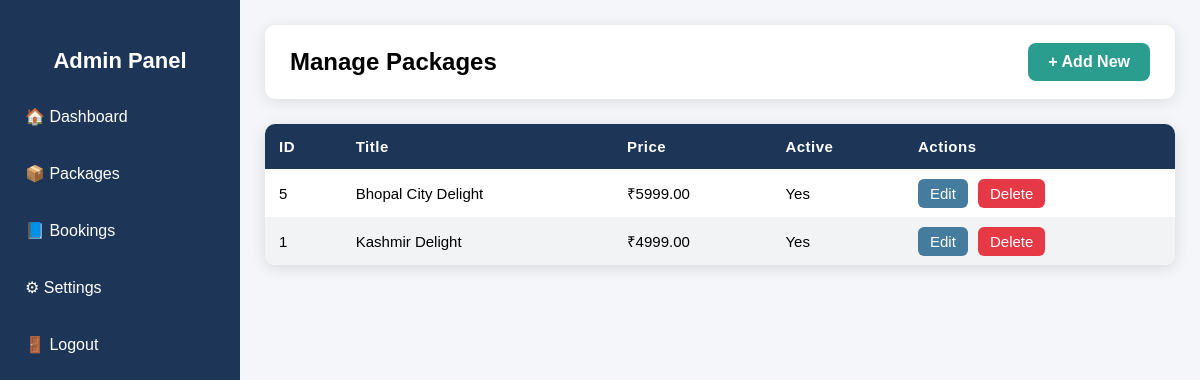
The app's page /admin/packages_list.php (signed in) with its own data.
### tables this page shows
CREATE TABLE `packages` (
  `id` int(11) NOT NULL,
  `title` varchar(255) NOT NULL,
  `slug` varchar(255) NOT NULL,
  `short_desc` text DEFAULT NULL,
  `description` text DEFAULT NULL,
  `price` decimal(10,2) DEFAULT 0.00,
  `duration` varchar(100) DEFAULT NULL,
  `itinerary` text DEFAULT NULL,
  `highlights` text DEFAULT NULL,
  `created_at` timestamp NOT NULL DEFAULT current_timestamp(),
  `updated_at` timestamp NOT NULL DEFAULT current_timestamp() ON UPDATE current_timestamp(),
  `active` tinyint(1) DEFAULT 1
);

### admin/packages_list.php (the view, shortened to what this page needs)
<?php
$pdo = getPDO();
$packages = $pdo->query("SELECT id, title, slug, price, active FROM packages ORDER BY created_at DESC")->fetchAll();
?>
<!DOCTYPE html>
<html>
<head>
</head>
<body>
<div class="sidebar">
    <h2>Admin Panel</h2>
    <a href="/avipro_travels/admin/dashboard.php">🏠 Dashboard</a>
    <a href="/avipro_travels/admin/packages_list.php">📦 Packages</a>
    <a href="/avipro_travels/admin/bookings.php">📘 Bookings</a>
    <a href="/avipro_travels/admin/settings.php">⚙ Settings</a>
    <a href="/avipro_travels/admin/logout.php">🚪 Logout</a>
</div>
<div class="main">
    <div class="header">
        <h2>Manage Packages</h2>
        <a class="add-btn" href="/avipro_travels/admin/packages_create.php">+ Add New</a>
    </div>
    <table>
        <thead>
            <tr>
                <th>ID</th>
                <th>Title</th>
                <th>Price</th>
                <th>Active</th>
                <th>Actions</th>
            </tr>
        </thead>
        <tbody>
        <?php foreach($packages as $p): ?>
            <tr>
                <td><?= $p['id'] ?></td>
                <td><?= htmlspecialchars($p['title']) ?></td>
                <td>₹<?= $p['price'] ?></td>
                <td><?= $p['active'] ? "Yes" : "No" ?></td>
                <td>
                    <a class="btn-edit" href="/avipro_travels/admin/packages_edit.php?id=<?= $p['id'] ?>">Edit</a>
                    <a class="btn-delete" href="/avipro_travels/admin/packages_delete.php?id=<?= $p['id'] ?>" onclick="return confirm('Delete this package?')">Delete</a>
                </td>
            </tr>
        <?php endforeach; ?>
        </tbody>
    </table>
</div>
</body>
</html>

### admin/packages_list.php (style rules this page uses)
body { margin: 0; font-family: 'Poppins', sans-serif; background: #f4f6f9; display: flex; }
.sidebar { width: 240px; background: #1d3557; height: 100vh; padding-top: 30px; position: fixed; color: #fff; }
.sidebar h2 { text-align: center; font-size: 22px; }
.sidebar a { display: block; padding: 14px 25px; color: #fff; text-decoration: none; font-size: 16px; margin: 10px 0; transition: 0.3s; }
.main { margin-left: 240px; padding: 25px; width: calc(100% - 240px); }
.header { display: flex; justify-content: space-between; align-items: center; background: #fff; padding: 18px 25px; border-radius: 10px; box-shadow: 0 3px 15px rgba(0,0,0,0.1); }
.header h2 { margin: 0; }
.add-btn { background: #2a9d8f; padding: 10px 20px; border-radius: 8px; color: white; text-decoration: none; font-weight: 600; transition: 0.3s; }
table { width: 100%; margin-top: 25px; border-collapse: collapse; background: white; border-radius: 10px; overflow: hidden; box-shadow: 0 3px 15px rgba(0,0,0,0.12); animation: fadeIn 0.6s ease; }
th, td { padding: 14px; text-align: left; font-size: 15px; }
th { background: #1d3557; color: white; font-weight: 600; letter-spacing: 0.5px; }
tbody tr:nth-child(even) { background: #f1f3f5; }
.btn-edit { background: #457b9d; color: white; padding: 6px 12px; border-radius: 6px; text-decoration: none; margin-right: 6px; transition: 0.2s; }
.btn-delete { background: #e63946; color: white; padding: 6px 12px; border-radius: 6px; text-decoration: none; transition: 0.2s; }

### records on screen
packages: id "5", title "Bhopal City Delight", price "5999.00", active "Yes"
packages: id "1", title "Kashmir Delight", price "4999.00", active "Yes"
